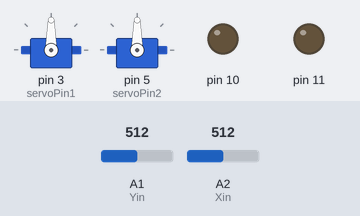
A sketch run on a simulated Arduino Uno, built with avr-gcc and run on an emulated ATmega328P. Shown: 2 × servo, output pins drawn as LEDs (lit = HIGH). The test bench sets the inputs (shaded band); at power-on: A2 (Xin) = 512, A1 (Yin) = 512.

Above: at 1.2 s.
1.3 s: A2 (Xin) set to 0
At 1.46 s:
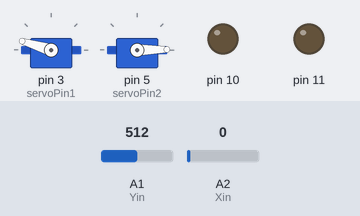
4.3 s: A2 (Xin) set to 35
At 4.47 s:
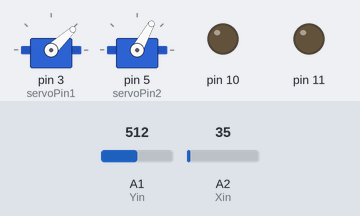
At 5.2 s:
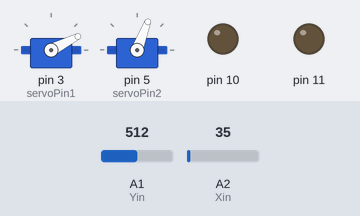
Timing chart, 0 to 7.3 s (numbered marks = the images above; inputs shaded):
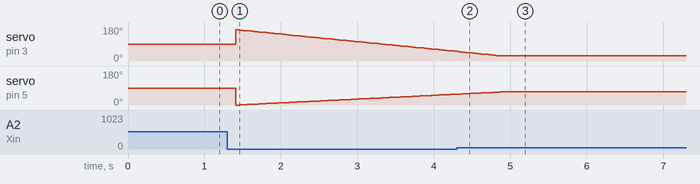

The sketch:

dy.ino
```cpp
/**
 * SG90
 */
// 라이브러리 사용
#include <Servo.h>

// 서보객체 생성
Servo myservo1;
Servo myservo2;

// 서버 연결핀
const int servoPin1 = 3;
const int servoPin2 = 5;


const int Yin=A1;
const int Xin=A2;


int minPulse = 600; // 60 micro seconds
int maxPulse = 2500; // 2500 micro second

void setup(){

 pinMode(10,OUTPUT);
 pinMode(11,OUTPUT);

  myservo1.attach(servoPin1, minPulse, maxPulse);
  myservo2.attach(servoPin2, minPulse, maxPulse);

}

void loop() {
  int speed = 1;
  int xVal = analogRead(Xin);
  int yVal = analogRead(Yin);

Serial.print("X= ");
Serial.print(xVal, DEC);

Serial.print(", y= ");
Serial.println(yVal, DEC);

delay(100);


if(xVal==0){


for(int i=0,j=165;i<=70,j>25;i++,j-=2){
  myservo2.write(i);

  myservo1.write(j);
  delay(50);
}
}

if(xVal==1023){


for(int i=70,j=25;i>0,j<=165;i--,j+=2){
  myservo2.write(i);
  myservo1.write(j);
  delay(50);
}
}
}
```

Measured:
- after the input at 4.3 s, servo on pin 3 (servoPin1): goes on until 4.9 s, then stays 27°; servo on pin 5 (servoPin2): goes on until 4.9 s, then stays 69°
